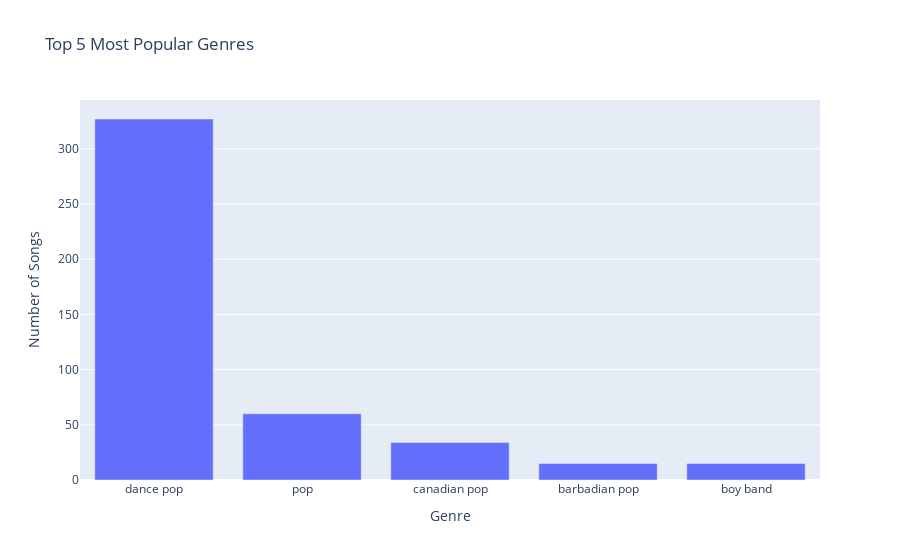

Notebook cell for this chart:
### Markdown cell above
Firstly, we'll look at the top 5 genres in our dataset:

### Code cell
# Load the data
df = pd.read_csv("spotify_top_music.csv")

# Count the number of songs in each genre
genre_counts = df["top genre"].value_counts()

# Get the top 5 genres as a DataFrame
top_genres = genre_counts[:5].reset_index()
top_genres.columns = ['Genre', 'Number of Songs']

# Create a bar plot
fig = px.bar(top_genres, x='Genre', y='Number of Songs', title='Top 5 Most Popular Genres')
fig.update_layout(xaxis_title="Genre", yaxis_title="Number of Songs")

# Show the plot
fig.show()

### Figure 1 — Plotly figure (JSON) as saved in the notebook; plotly's stock layout.template omitted (floating-point values rounded to 4 significant figures)
{"data": [{"alignmentgroup": "True", "hovertemplate": "Genre=%{x}<br>Number of Songs=%{y}<extra></extra>", "legendgroup": "", "marker": {"color": "#636efa", "pattern": {"shape": ""}}, "name": "", "offsetgroup": "", "orientation": "v", "showlegend": false, "textposition": "auto", "type": "bar", "x": ["dance pop", "pop", "canadian pop", "barbadian pop", "boy band"], "xaxis": "x", "y": [327, 60, 34, 15, 15], "yaxis": "y"}], "layout": {"barmode": "relative", "legend": {"tracegroupgap": 0}, "title": {"text": "Top 5 Most Popular Genres"}, "xaxis": {"anchor": "y", "domain": [0, 1], "title": {"text": "Genre"}}, "yaxis": {"anchor": "x", "domain": [0, 1], "title": {"text": "Number of Songs"}}}}
